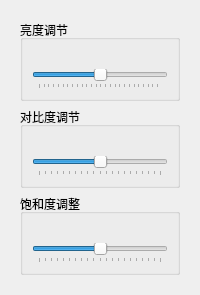
                 <widget class="QWidget" name="subpage_4">
                  <layout class="QGridLayout" name="gridLayout_55">
                   <item row="0" column="0">
                    <widget class="QWidget" name="widget_14" native="true">
                     <layout class="QGridLayout" name="gridLayout_56">
                      <item row="0" column="0">
                       <widget class="QGroupBox" name="groupBox_17">
                        <property name="title">
                         <string>亮度调节</string>
                        </property>
                        <layout class="QGridLayout" name="gridLayout_57">
                         <item row="0" column="0">
                          <widget class="QLabel" name="lightnum">
                           <property name="maximumSize">
                            <size>
                             <width>100</width>
                             <height>20</height>
                            </size>
                           </property>
                           <property name="text">
                            <string/>
                           </property>
                           <property name="alignment">
                            <set>Qt::AlignLeading|Qt::AlignLeft|Qt::AlignTop</set>
                           </property>
                          </widget>
                         </item>
                         <item row="1" column="0">
                          <widget class="QSlider" name="lightSlider">
                           <property name="minimum">
                            <number>-128</number>
                           </property>
                           <property name="maximum">
                            <number>128</number>
                           </property>
                           <property name="tracking">
                            <bool>true</bool>
                           </property>
                           <property name="orientation">
                            <enum>Qt::Horizontal</enum>
                           </property>
                           <property name="tickPosition">
                            <enum>QSlider::TicksBelow</enum>
                           </property>
                          </widget>
                         </item>
                        </layout>
                       </widget>
                      </item>
                      <item row="1" column="0">
                       <widget class="QGroupBox" name="groupBox_18">
                        <property name="title">
                         <string>对比度调节</string>
                        </property>
                        <layout class="QGridLayout" name="gridLayout_58">
                         <item row="1" column="0">
                          <widget class="QSlider" name="compareSlider">
                           <property name="minimum">
                            <number>-100</number>
                           </property>
                           <property name="maximum">
                            <number>100</number>
                           </property>
                           <property name="singleStep">
                            <number>1</number>
                           </property>
                           <property name="tracking">
                            <bool>true</bool>
                           </property>
                           <property name="orientation">
                            <enum>Qt::Horizontal</enum>
                           </property>
                           <property name="tickPosition">
                            <enum>QSlider::TicksBelow</enum>
                           </property>
                          </widget>
                         </item>
                         <item row="0" column="0">
                          <widget class="QLabel" name="comparenum">
                           <property name="maximumSize">
                            <size>
                             <width>100</width>
                             <height>20</height>
                            </size>
                           </property>
                           <property name="text">
                            <string/>
                           </property>
                           <property name="alignment">
                            <set>Qt::AlignLeading|Qt::AlignLeft|Qt::AlignTop</set>
                           </property>
                          </widget>
                         </item>
                        </layout>
                       </widget>
                      </item>
                      <item row="2" column="0">
                       <widget class="QGroupBox" name="groupBox_19">
                        <property name="title">
                         <string>饱和度调整</string>
                        </property>
                        <layout class="QGridLayout" name="gridLayout_59">
                         <item row="0" column="0">
                          <widget class="QLabel" name="richnum">
                           <property name="maximumSize">
                            <size>
                             <width>100</width>
                             <height>20</height>
                            </size>
                           </property>
                           <property name="text">
                            <string/>
                           </property>
                           <property name="alignment">
                            <set>Qt::AlignLeading|Qt::AlignLeft|Qt::AlignTop</set>
                           </property>
                          </widget>
                         </item>
                         <item row="1" column="0">
                          <widget class="QSlider" name="richSlider">
                           <property name="minimum">
                            <number>-100</number>
                           </property>
                           <property name="maximum">
                            <number>100</number>
                           </property>
                           <property name="singleStep">
                            <number>1</number>
                           </property>
                           <property name="tracking">
                            <bool>true</bool>
                           </property>
                           <property name="orientation">
                            <enum>Qt::Horizontal</enum>
                           </property>
                           <property name="tickPosition">
                            <enum>QSlider::TicksBelow</enum>
                           </property>
                          </widget>
                         </item>
                        </layout>
                       </widget>
                      </item>
                     </layout>
                    </widget>
                   </item>
                  </layout>
                 </widget>
